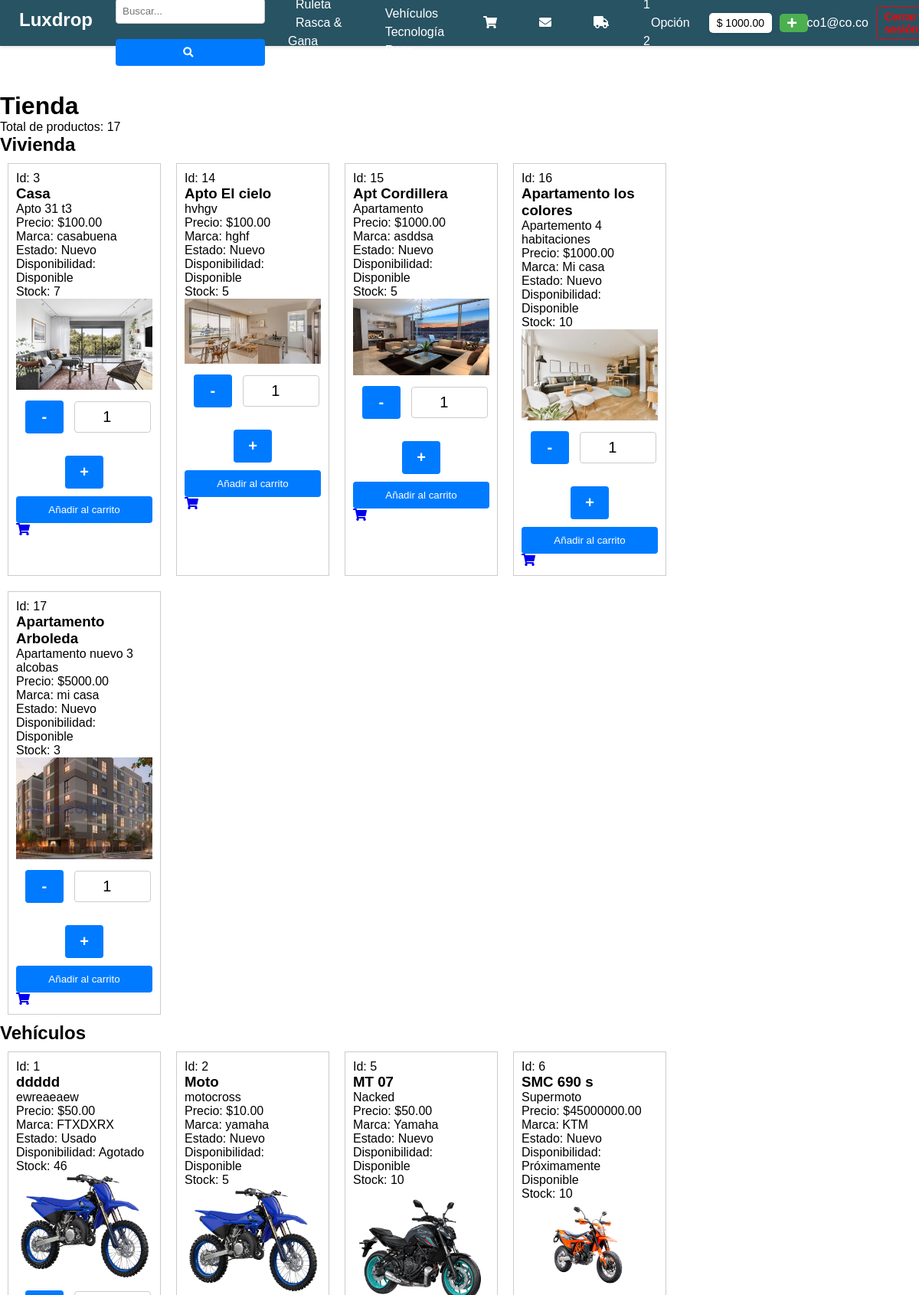
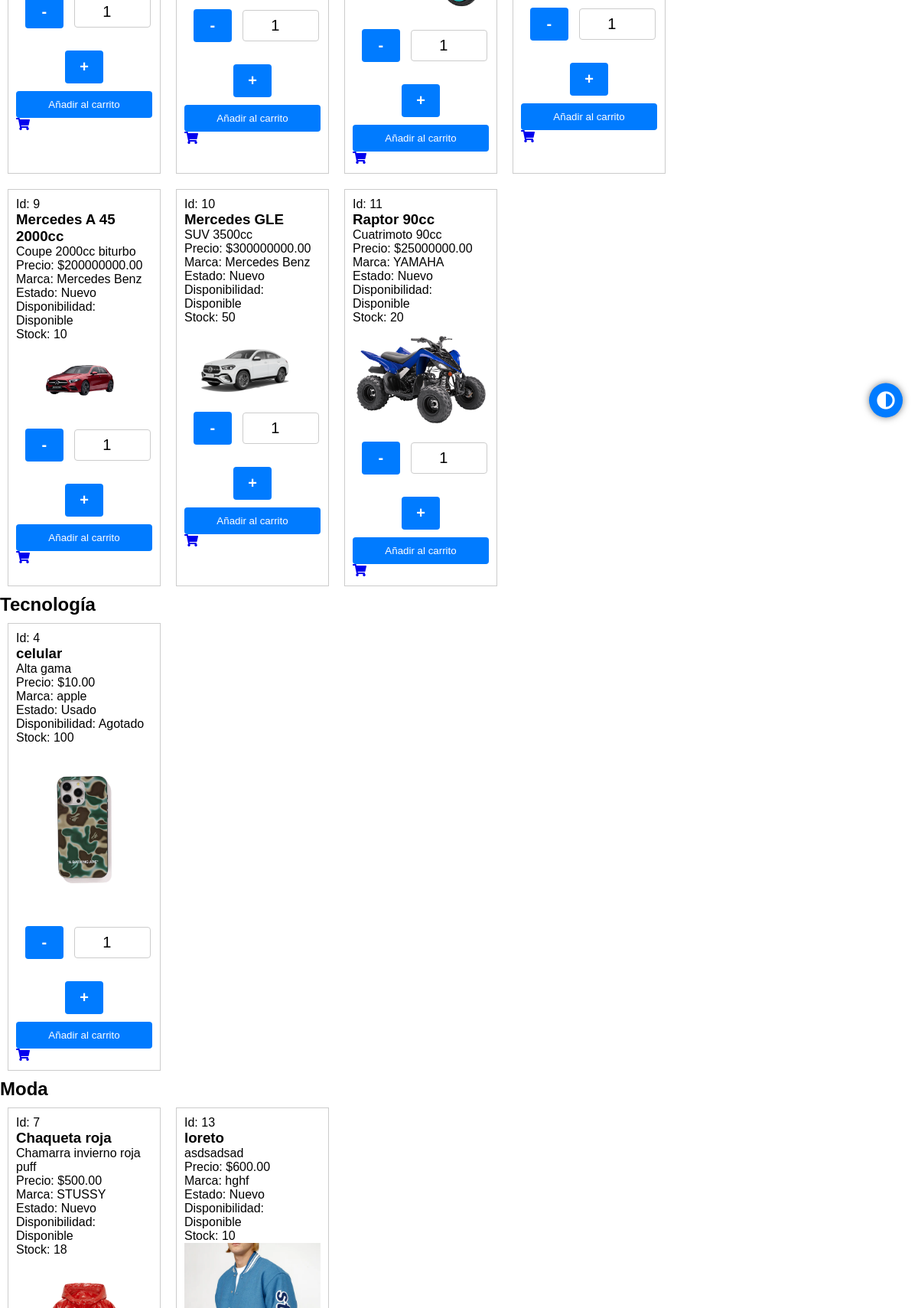
Screenshot of /shop/ (signed in, upper part) with the database file from the repository (2 pictures, top to bottom).
### Lucky/models.py (models this page shows, shortened)
class CustomUser(AbstractBaseUser, PermissionsMixin):
    ROLE_CHOICES = [
        ('superuser', 'Superuser'),
        ('admin', 'Admin'),
        ('manager', 'Manager'),
        ('customer', 'Customer'),
    ]
    email = models.EmailField(unique=True)
    date_joined = models.DateTimeField(default=timezone.now)
    last_login = models.DateTimeField(_('last login'), blank=True, null=True)
    first_name = models.CharField(max_length=50, blank=True)
    last_name = models.CharField(max_length=50, blank=True)
    is_active = models.BooleanField(default=True)
    is_staff = models.BooleanField(default=False)
    user_number = models.IntegerField(blank=True, null=True)
    is_verified = models.BooleanField(default=False, blank=True)
    groups = models.ManyToManyField(Group, related_name='customuser_set', blank=True)
    user_permissions = models.ManyToManyField(Permission, related_name='customuser_set', blank=True)
    role = models.CharField(max_length=50, choices=ROLE_CHOICES, default='customer')
    objects = CustomUserManager()
    USERNAME_FIELD = 'email'
    REQUIRED_FIELDS = []
    class Meta:
        db_table = 'Auth'
        verbose_name = _('user')
        verbose_name_plural = _('users')

class Wallet(models.Model):
    user = models.OneToOneField(CustomUser, on_delete=models.CASCADE, related_name='wallet')
    currency = models.CharField(max_length=3, default='USD')
    last_update_date = models.DateTimeField(auto_now=True)
    amount = models.DecimalField(max_digits=10, decimal_places=2, default=0)
    class Meta:
        db_table = 'Wallet'

class Product(models.Model):
    DISPONIBILITY_CHOICES = [
        ('available', 'Disponible'),
        ('out_of_stock', 'Agotado'),
        ('coming_soon', 'Próximamente Disponible'),
        ('reserved', 'Reservado'),
        ('discontinued', 'Descontinuado'),
        ('in_transit', 'En Tránsito'),
        ('pending', 'Pendiente'),
        ('returned', 'Devuelto'),
        ('under_repair', 'En Reparación'),
        ('not_for_sale', 'No Disponible para Venta'),
        ('being_retired', 'En Proceso de Retiro'),
        ('in_negotiation', 'En Negociación'),
        ('sold_out', 'Agotado'),
        ('available_now', 'Disponible Ahora'),
        ('temporarily_unavailable', 'Temporalmente No Disponible'),
        ('pre_order', 'Preorden'),
        ('backorder', 'Pedido Pendiente'),
        ('special_order', 'Pedido Especial'),
        ('limited_stock', 'Stock Limitado'),
        ('awaiting_restock', 'Esperando Reabastecimiento'),
        ('to_be_demolished', 'Para Ser Demolido'),
    ]
    STATE_CHOICES = [
        ('NEW', 'Nuevo'),
        ('USED', 'Usado'),
        ('REFURBISHED', 'Reacondicionado'),
        ('DAMAGED', 'Dañado'),
        ('OPEN_BOX', 'Caja Abierta'),
        ('FOR_PARTS', 'Para Piezas'),
        ('for_sale', 'En Venta'),
        ('for_rent', 'En Renta'),
        ('sale_in_progress', 'En Proceso de Venta'),
        ('rented', 'Rentada'),
        ('under_contract', 'Bajo Contrato'),
        ('available_soon', 'Disponible Pronto'),
        ('under_renovation', 'En Renovación'),
        ('under_maintenance', 'En Mantenimiento'),
        ('under_construction', 'En Construcción'),
        ('new_listing', 'Nuevo Listado'),
        ('off_market', 'Fuera del Mercado'),
        ('foreclosed', 'Embargada'),
        ('auction', 'Subasta'),
        ('pending_inspection', 'Pendiente de Inspección'),
        ('contingent', 'Contingente'),
        ('move_in_ready', 'Listo para Mudanza'),
        ('fixer_upper', 'Para Renovar'),
        ('historical', 'Histórico'),
        ('luxury', 'Lujo'),
        ('eco_friendly', 'Ecológico'),
    ]
    CATEGORY_CHOICES = [
        ('housing', 'Vivienda'),
        ('vehicles', 'Vehículos'),
        ('technology', 'Tecnología'),
        ('fashion', 'Moda'),
        ('accessories', 'Accesorios'),
    ]
    code = models.CharField(max_length=100, unique=True)
    name = models.CharField(max_length=100)
    description = models.TextField()
    price = models.DecimalField(max_digits=13, decimal_places=2)
    stock = models.IntegerField()
    categories = models.CharField(max_length=20, choices=CATEGORY_CHOICES, blank=True, null=True, default='technology')
    brand = models.CharField(max_length=100)
    disponibility = models.CharField(max_length=50, choices=DISPONIBILITY_CHOICES, blank=True, null=True, default='coming_soon')
    state = models.CharField(max_length=20, choices=STATE_CHOICES, blank=True, null=True, default='NEW')
    image = models.ImageField(upload_to="images/", null=True, blank=True)
    class Meta:
        db_table = 'Products'
        verbose_name = _('product')
        verbose_name_plural = _('products')

### Lucky/views.py (the view)
# urls.py: path('shop/', views.shop, name='shop'),
@login_required
def shop(request):
    categories = Product.CATEGORY_CHOICES
    products_by_category = {category_name: Product.objects.filter(categories=category_code)
                            for category_code, category_name in categories}
    cart, created = Cart.objects.get_or_create(user=request.user)
    if created:
        default_product = Product.objects.first()  # Ajusta esto según tus necesidades
        if default_product:
            CartItem.objects.get_or_create(cart=cart, product=default_product, defaults={'quantity': 1, 'price': default_product.price})
    context = {
        'products_by_category': products_by_category,
        'total_products': Product.objects.count(),
        'cart': cart,
    }
    return render(request, 'shop.html', context)

### templates/shop.html (shortened to what this page needs)
{% load static %}
<!DOCTYPE html>
<html lang="en">
<head>
    <link rel="stylesheet" href="https://cdnjs.cloudflare.com/ajax/libs/font-awesome/5.15.4/css/all.min.css">
    <link rel="stylesheet" href="{% static 'css/style.css' %}">
</head>
<body>
    <div class="page-wrapper">
        <div class="main-content">
            {% include 'header.html' %}
            <h1>Tienda</h1>
            <p>Total de productos: {{ total_products }}</p>
            {% for category, products in products_by_category.items %}
                <h2>{{ category }}</h2>
                <div class="category-section">
                    {% for product in products %}
                        <div class="product-item">
                            <p>Id: {{ product.id }}</p>
                            <h3>{{ product.name }}</h3>
                            <p>{{ product.description }}</p>
                            <p>Precio: ${{ product.price }}</p>
                            <p>Marca: {{ product.brand }}</p>
                            <p>Estado: {{ product.get_state_display }}</p>
                            <p>Disponibilidad: {{ product.get_disponibility_display }}</p>
                            <p>Stock: {{ product.stock }}</p>
                            <img src="{{ product.image.url }}" alt="{{ product.name }}">
                            <div class="quantity-selector">
                                <button type="button" onclick="changeQuantity('decrease', '{{ product.id }}', {{product.stock}})">-</button>
                                <input type="number" name="quantity" id="quantity-{{ product.id}}" value="1" min="1" max="{{ product.stock }}" step="1" readonly>
                                <button type="button" onclick="changeQuantity('increase', '{{ product.id }}', {{ product.stock }})">+</button>
                            </div>
                            <button class="addtocart" data-product-id="{{ product.id }}" data-product-price="{{ product.price }}" data-product-image="{{ product.image.url }}" data-stock="{{ product.stock }}" data-url="{% url 'add_to_cart' %}" onclick="addToCart('{{ product.id }}', {{ product.price }}, '{{ product.image.url }}', parseInt(document.getElementById('quantity-{{ product.id}}').value), {{product.stock}})">Añadir al carrito</button>
                            <a href="{% url 'cart' %}"><i class="fas fa-shopping-cart"></i></a>
                        </div>
                    {% endfor %}
                </div>
            {% endfor %}
        </div>
    </div>
    <div class="floating-button" id="theme-toggle">
        <i class="fas fa-adjust"></i>
    </div>
    {% include 'modal_lugares.html' %}7[ñ]
</body>
</html>

### templates/header.html (shortened to what this page needs)
{% load static %}
<!DOCTYPE html>
<html lang="en">
<head>
    <link rel="stylesheet" href="https://cdnjs.cloudflare.com/ajax/libs/font-awesome/5.15.4/css/all.min.css">
    <link rel="stylesheet" href="{% static 'css/header.css' %}">
</head>
<body>
    <header>
        <nav>
            <li class="title"><a href="{% url 'home' %}">Luxdrop</a></li>
            <ul id="navMenu">
                <li class="dropdown search-dropdown">
                    <div class="dropdown-content search-bar">
                        <input type="text" placeholder="Buscar..." id="searchInput">
                        <button type="submit"><i class="fas fa-search"></i></button>
                    </div>
                </li>
                <li class="dropdown">
                    <div class="dropdown-content">
                        <a href="{% url 'drop' %}">Ruleta</a>
                        <a href="#">Rasca & Gana</a>
                        <a href="#">Reacción</a>
                    </div>
                </li>
                <li class="dropdown">
                    <div class="dropdown-content">
                        <a href="#">Vivienda</a>
                        <a href="#">Vehículos</a>
                        <a href="#">Tecnología</a>
                        <a href="#">Ropa</a>
                        <a href="#">Accesorios</a>
                    </div>
                </li>
                <li><a href="{% url 'cart' %}"><i class="fas fa-shopping-cart"></i></a></li>
                <li><a href="#"><i class="fas fa-envelope"></i></a></li>
                <li><a id="delivery-icon" href="{% url 'delivery' %}"><i class="fas fa-truck"></i></a></li>
                <li class="dropdown">
                    <div class="dropdown-content">
                        <a href="#">Opción 1</a>
                        <a href="#">Opción 2</a>
                        <a href="#">Opción 3</a>
                    </div>
                </li>
            </ul>
            <div class="user-actions">
                <div class="saldo-box">
                    <p>$ {{ user.wallet.amount }}</p>
                </div>
                <button id="openModalButton" data-url="{% url 'transfer' %}"><i class="fas fa-plus"></i></button>
            </div>
            <div class="user-actions">
                <p class="username">{{ user.email }}</p>
                <a href="{% url 'index' %}" class="logout-button">Cerrar sesión</a>
            </div>
        </nav>
    </header>
</body>
</html>

### static/css/style.css (style rules this page uses)
* { margin: 0; padding: 0; box-sizing: border-box; }
body { font-family: Arial, sans-serif; padding-top: 60px; background-color: transparent; }
body:not(.dark_theme) { background-color: transparent; }
.page-wrapper { display: flex; min-height: 100vh; width: 100%; flex-direction: column; min-height: 100vh; }
.main-content { flex-grow: 1; padding-top: 60px; padding-right: 150px; box-sizing: border-box; }
.saldo-box { background-color: white; padding: 10px; border-radius: 5px; box-shadow: 0 2px 4px rgba(0, 0, 0, 0.1); flex-shrink: 0; }
.saldo-box p { margin: 0; }
* { margin: 0; padding: 20px; box-sizing: border-box; }
.floating-button { position: fixed; top: 50%; right: 20px; transform: translateY(-50%); background-color: #007bff; color: #fff; padding: 10px; border-radius: 50%; cursor: pointer; z-index: 3000; box-shadow: 0px 0px 10px rgba(0, 0, 0, 0.5); }
.floating-button i { font-size: 24px; }
button { width: 100%; padding: 10px; background-color: #007bff; color: white; border: none; border-radius: 4px; cursor: pointer; }
.quantity-selector { text-align: center; justify-content: center; }
.quantity-selector button { width: 50px; margin: 10px; font-weight: 700; font-size: 20px; }
.quantity-selector input { width: 100px; text-align: center; font-size: 20px; }
body { font-family: Arial, sans-serif; }
input[type="text"], input[type="date"], input[type="number"], select { padding: 8px; margin-bottom: 20px; border: 1px solid #ccc; border-radius: 4px; }
.category-section { display: flex; flex-wrap: wrap; }
.product-item { border: 1px solid #ccc; margin: 10px; padding: 10px; width: 200px; }
.product-item img { max-width: 100%; height: auto; }
ul { list-style-type: disc; margin-left: 20px; padding-left: 20px; }
li { margin-bottom: 8px; line-height: 1.5; padding-left: 10px; }

### static/css/header.css (style rules this page uses)
header { background-color: #285363; color: #fff; position: fixed; top: 0; left: 0; z-index: 1000; width: 100%; height: 60px; display: flex; justify-content: space-between; align-items: center; box-shadow: 0 2px 4px rgba(0, 0, 0, 0.1); padding: 0 10px; }
nav { display: flex; justify-content: space-between; align-items: center; width: 100%; }
nav ul { list-style: none; display: flex; align-items: center; margin: 0; padding: 0; }
nav ul li { margin: 0 15px; padding: 0; position: relative; }
nav ul li a { color: #fff; text-decoration: none; font-size: 16px; padding: 10px; }
nav ul li i { margin-right: 5px; }
.title { font-size: 24px; font-weight: bold; color: #fff; margin-right: auto; padding: 15px; list-style-type: none; }
.title a { color: #fff; text-decoration: none; }
.saldo-box { background-color: #fff; color: #000; padding: 5px 10px; border-radius: 5px; margin-right: 10px; font-size: 14px; }
#openModalButton { background-color: #4CAF50; color: white; border: none; padding: 5px 10px; cursor: pointer; border-radius: 5px; font-size: 14px; display: flex; align-items: center; justify-content: center; }
#openModalButton i { margin-right: 5px; font-size: 14px; }
.user-actions { display: flex; align-items: center; margin-left: 10px; }
.user-actions .username { color: #fff; margin-right: 10px; font-size: 16px; }
.user-actions a.logout-button { color: red; font-weight: bold; text-decoration: none; font-size: 14px; padding: 5px 10px; border: 1px solid red; border-radius: 5px; transition: background-color 0.3s, border-color 0.3s; }

### rows the page displays
CustomUser: wallet.amount "1000.00", email "co1@co.co"
Product: id "3", name "Casa", description "Apto 31 t3", price "100.00", brand "casabuena", state "Nuevo", disponibility "Disponible", stock "7", image (picture)
Product: id "14", name "Apto El cielo", description "hvhgv", price "100.00", brand "hghf", state "Nuevo", disponibility "Disponible", stock "5", image (picture)
Product: id "15", name "Apt Cordillera", description "Apartamento", price "1000.00", brand "asddsa", state "Nuevo", disponibility "Disponible", stock "5", image (placeholder picture)
Product: id "16", name "Apartamento los colores", description "Apartemento 4 habitaciones", price "1000.00", brand "Mi casa", state "Nuevo", disponibility "Disponible", stock "10", image (picture)
Product: id "17", name "Apartamento Arboleda", description "Apartamento nuevo 3 alcobas", price "5000.00", brand "mi casa", state "Nuevo", disponibility "Disponible", stock "3", image (picture)
Product: id "1", name "ddddd", description "ewreaeaew", price "50.00", brand "FTXDXRX", state "Usado", disponibility "Agotado", stock "46", image (picture), quantity "1"
Product: id "2", name "Moto", description "motocross", price "10.00", brand "yamaha", state "Nuevo", disponibility "Disponible", stock "5", image (picture)
Product: id "5", name "MT 07", description "Nacked", price "50.00", brand "Yamaha", state "Nuevo", disponibility "Disponible", stock "10", image (picture)
Product: id "6", name "SMC 690 s", description "Supermoto", price "45000000.00", brand "KTM", state "Nuevo", disponibility "Próximamente Disponible", stock "10", image (picture)
Product: id "9", name "Mercedes A 45 2000cc", description "Coupe 2000cc biturbo", price "200000000.00", brand "Mercedes Benz", state "Nuevo", disponibility "Disponible", stock "10", image (picture)
Product: id "10", name "Mercedes GLE", description "SUV 3500cc", price "300000000.00", brand "Mercedes Benz", state "Nuevo", disponibility "Disponible", stock "50", image (picture)
Product: id "11", name "Raptor 90cc", description "Cuatrimoto 90cc", price "25000000.00", brand "YAMAHA", state "Nuevo", disponibility "Disponible", stock "20", image (picture)
Product: id "4", name "celular", description "Alta gama", price "10.00", brand "apple", state "Usado", disponibility "Agotado", stock "100", image (picture)
Product: id "7", name "Chaqueta roja", description "Chamarra invierno roja puff", price "500.00", brand "STUSSY", state "Nuevo", disponibility "Disponible", stock "18", image (picture)
Product: id "13", name "loreto", description "asdsadsad", price "600.00", brand "hghf", state "Nuevo", disponibility "Disponible", stock "10", image (picture)

### other values shown
{{ total_products }} "17"
{{ category }} "Vivienda" "Vehículos" "Tecnología" "Moda"
